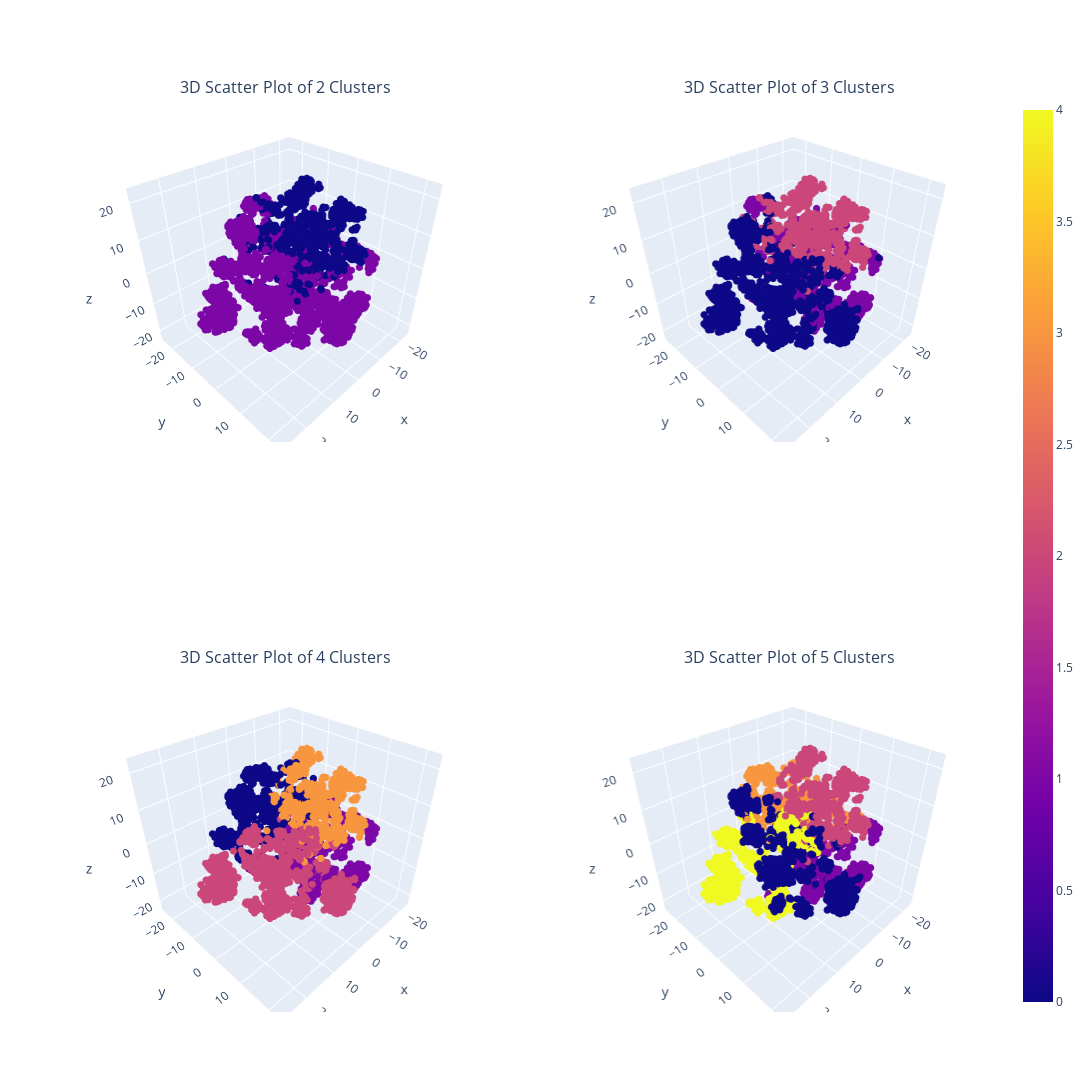

This figure's notebook cell:
### Code cell
plot_spectral_clusters(Y_3d_dict_gower, cluster_results_gower)
plot_spectral_clusters_plotly(Y_3d_dict_gower, cluster_results_gower)

### Figure 1 — Plotly figure (JSON) as saved in the notebook; plotly's stock layout.template omitted (floating-point values rounded to 4 significant figures; data arrays with more than 128 entries replaced by an {"elided": "..."} marker saying what was removed)
{"data": [{"hovertemplate": "x=%{x}<br>y=%{y}<br>z=%{z}<br>color=%{marker.color}<extra></extra>", "legendgroup": "", "marker": {"color": {"elided": "5000 int values"}, "coloraxis": "coloraxis", "size": 2.5, "symbol": "circle"}, "mode": "markers", "name": "", "scene": "scene", "showlegend": false, "type": "scatter3d", "x": {"elided": "5000 float values"}, "y": {"elided": "5000 float values"}, "z": {"elided": "5000 float values"}}, {"hovertemplate": "x=%{x}<br>y=%{y}<br>z=%{z}<br>color=%{marker.color}<extra></extra>", "legendgroup": "", "marker": {"color": {"elided": "5000 int values"}, "coloraxis": "coloraxis", "size": 2.5, "symbol": "circle"}, "mode": "markers", "name": "", "scene": "scene2", "showlegend": false, "type": "scatter3d", "x": {"elided": "5000 float values"}, "y": {"elided": "5000 float values"}, "z": {"elided": "5000 float values"}}, {"hovertemplate": "x=%{x}<br>y=%{y}<br>z=%{z}<br>color=%{marker.color}<extra></extra>", "legendgroup": "", "marker": {"color": {"elided": "5000 int values"}, "coloraxis": "coloraxis", "size": 2.5, "symbol": "circle"}, "mode": "markers", "name": "", "scene": "scene3", "showlegend": false, "type": "scatter3d", "x": {"elided": "5000 float values"}, "y": {"elided": "5000 float values"}, "z": {"elided": "5000 float values"}}, {"hovertemplate": "x=%{x}<br>y=%{y}<br>z=%{z}<br>color=%{marker.color}<extra></extra>", "legendgroup": "", "marker": {"color": {"elided": "5000 int values"}, "coloraxis": "coloraxis", "size": 2.5, "symbol": "circle"}, "mode": "markers", "name": "", "scene": "scene4", "showlegend": false, "type": "scatter3d", "x": {"elided": "5000 float values"}, "y": {"elided": "5000 float values"}, "z": {"elided": "5000 float values"}}], "layout": {"annotations": [{"font": {"size": 16}, "showarrow": false, "text": "3D Scatter Plot of 2 Clusters", "x": 0.225, "xanchor": "center", "xref": "paper", "y": 1, "yanchor": "bottom", "yref": "paper"}, {"font": {"size": 16}, "showarrow": false, "text": "3D Scatter Plot of 3 Clusters", "x": 0.775, "xanchor": "center", "xref": "paper", "y": 1, "yanchor": "bottom", "yref": "paper"}, {"font": {"size": 16}, "showarrow": false, "text": "3D Scatter Plot of 4 Clusters", "x": 0.225, "xanchor": "center", "xref": "paper", "y": 0.375, "yanchor": "bottom", "yref": "paper"}, {"font": {"size": 16}, "showarrow": false, "text": "3D Scatter Plot of 5 Clusters", "x": 0.775, "xanchor": "center", "xref": "paper", "y": 0.375, "yanchor": "bottom", "yref": "paper"}], "height": 1200, "scene": {"domain": {"x": [0, 0.45], "y": [0.625, 1]}}, "scene2": {"domain": {"x": [0.55, 1], "y": [0.625, 1]}}, "scene3": {"domain": {"x": [0, 0.45], "y": [0, 0.375]}}, "scene4": {"domain": {"x": [0.55, 1], "y": [0, 0.375]}}, "showlegend": false, "width": 1400}}
